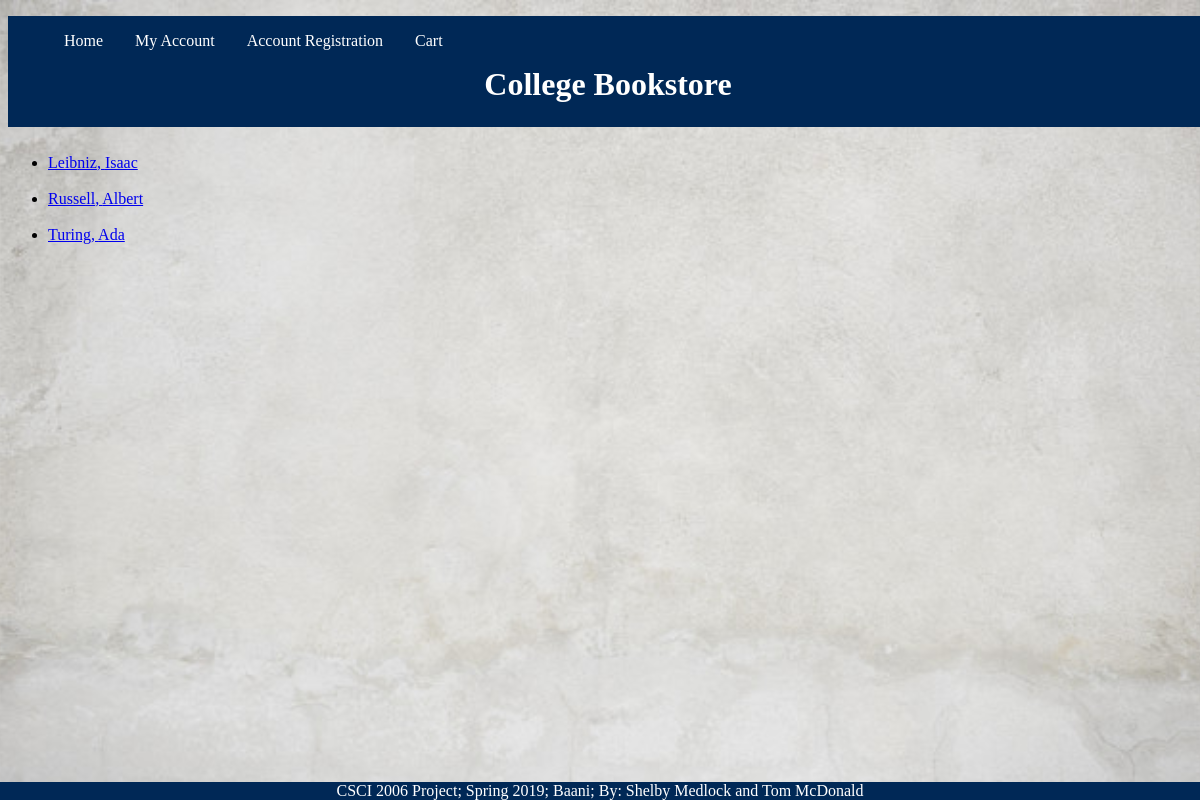
The app's page /instructorList.php with its own data.
### tables this page shows
CREATE TABLE `instructors` (
  `firstName` varchar(255) DEFAULT NULL,
  `lastName` varchar(255) DEFAULT NULL,
  `instructorId` int(11) NOT NULL
);

### includes/config.inc.php (called while the page is built, shortened)
<?php
spl_autoload_register(function ($class) {
    $file = 'lib/' . $class . '.class.php';
});
?>

### lib/InstructorDB.class.php (called while the page is built, shortened)
<?php
  class InstructorDB{
    private $pdo = null;
    private static $baseSQL = "SELECT * FROM Instructors";
    private static $constraint = " order by lastName";
    public function __construct($connection){
      $this->pdo = $connection;
    }
    public function getAll(){
      $sql = self::$baseSQL.self::$constraint;
      $statement = DatabaseHelper::runQuery($this->pdo, $sql, null);
      return $statement;
    }
  }
?>

### lib/DatabaseHelper.class.php (called while the page is built, shortened)
<?php
class DatabaseHelper {
    public static function runQuery($pdo, $sql, $parameters=array())     {
        if (!is_array($parameters)) {
            $parameters = array($parameters);
        }
        $statement = null;
        if (count($parameters) > 0) {
            $statement = $pdo->prepare($sql);
            $executedOk = $statement->execute($parameters);
        } else {
            $statement = $pdo->query($sql);
            if (!$statement) {
                throw new PDOException;
            }
        }
        return $statement;
    }
}
?>

### instructorList.php (the view, shortened to what this page needs)
<?php
	include "includes/config.inc.php";
	$instructors = new InstructorDB($pdo);
	$allInstructors = $instructors->getAll();
?>
<!DOCTYPE html>
<html lang="en">
	<head>
		<link href="css/mainStyles.css" rel="stylesheet"/>
	</head>
	<body>
		<?php include "includes/header.inc.php";?>
		<ul>
		<?php
			foreach ($allInstructors as $item) {
				echo "<li><a href=\"instructorPage.php?id=".$item['instructorId']."\">".$item['lastName'].", ".$item['firstName']."</a></li><br>";
			}
		?>
		</ul>
		<?php include "includes/footer.inc.php";?>
	</body>
</html>

### css/mainStyles.css (style rules this page uses)
body { background-image: url("../images/background.png"); background-size: 100%; width: 100%; }

### records on screen
instructors: lastName "Leibniz", firstName "Isaac"
instructors: lastName "Russell", firstName "Albert"
instructors: lastName "Turing", firstName "Ada"
